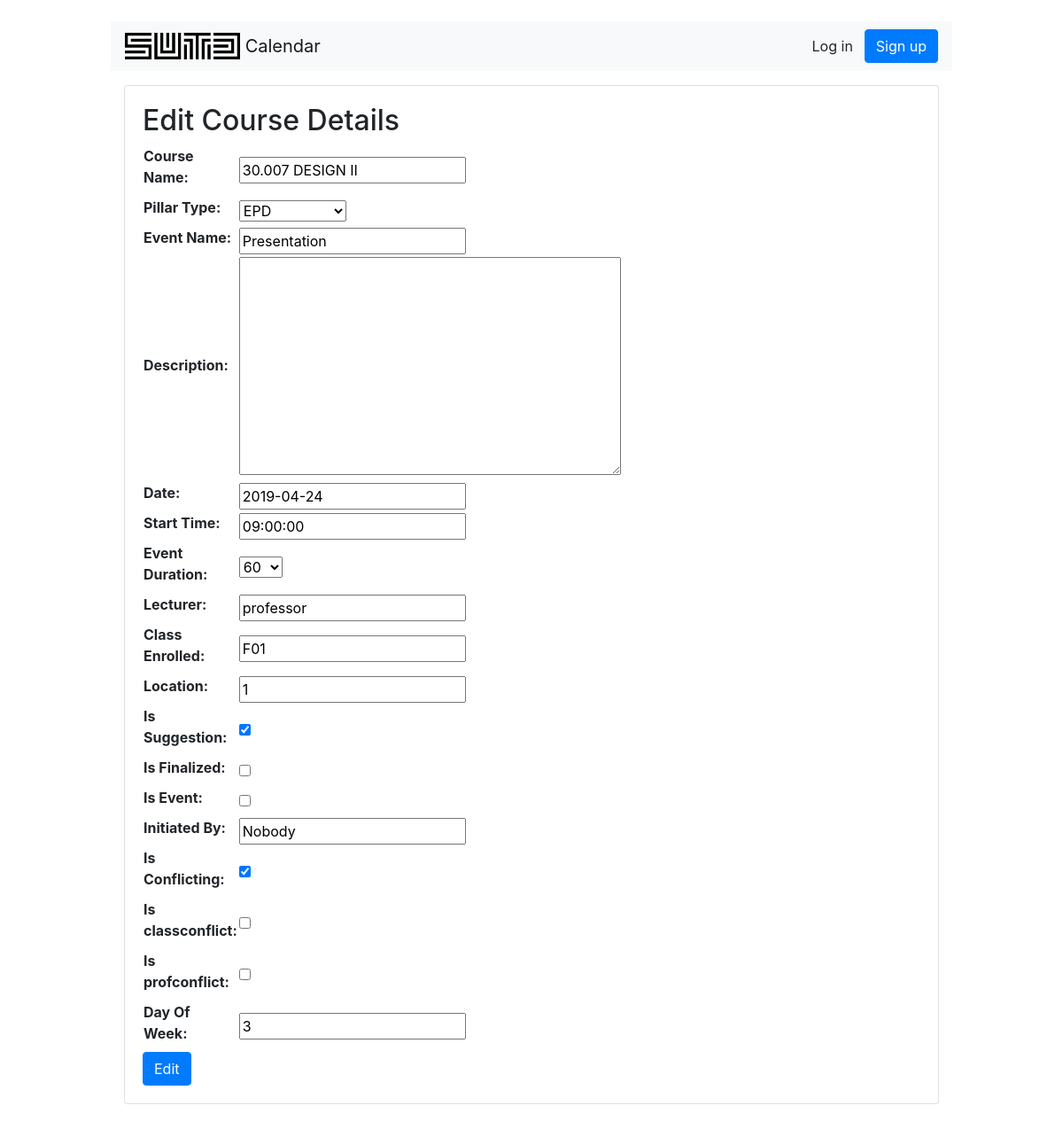
The page /schedule/modify/81 on the database its author committed.
### schedule/models.py (models this page shows, shortened)
class Schedule(models.Model):
    course_Name = models.CharField(max_length=120)
    pillar_Type = models.CharField(max_length=10, choices=PILLAR_CHOICES)
    event_Name = models.CharField(max_length=120, default="None")
    description = models.TextField(blank=True, null=True)
    date = models.DateField(("Date"), default=datetime.date.today)
    start_Time = models.TimeField()
    event_Duration = models.IntegerField(default=0, choices=DURATION_CHOICES)
    lecturer = models.CharField(max_length=50)
    class_Enrolled = models.CharField(max_length=4, default="")
    location = models.IntegerField()
    is_Suggestion = models.BooleanField(default=False)
    is_Finalized = models.BooleanField(default=False)
    is_Event = models.BooleanField(default=False)
    initiated_By = models.CharField(max_length=50, default="Nobody")
    is_Conflicting = models.BooleanField(default=False)
    is_classconflict = models.BooleanField(default=False)
    is_profconflict = models.BooleanField(default=False)
    day_Of_Week = models.IntegerField(
        default=1, validators=[MaxValueValidator(7), MinValueValidator(1)])

### schedule/views.py (the view, shortened to what this page needs)
# urls.py: path('modify/<int:pk>', views.ModifyScheduleEditView.as_view() , name= 'modify'),
class ModifyScheduleEditView(UpdateView):
    model = Schedule
    template_name = 'modifyschedule/modifyscheduleeditview.html'
    fields = '__all__'
    def get_queryset(self):
        return Schedule.objects.all()

### schedule/templates/modifyschedule/modifyscheduleeditview.html (shortened to what this page needs)
{% extends 'base.html' %}
{% load crispy_forms_tags %}
{% block content %}
	<div class="row">
    <div class="col-lg-6 col-md-6 col-sm-8 col-12">
      <h2>Edit Course Details</h2>
      <form method="post" novalidate>
        <table>{{form.as_table}}</table>
        <button type="submit" class="btn btn-primary">Edit</button>
      </form>
    </div>
  </div>
{% endblock %}

### rows shown on the page
Schedule: course_Name "30.007 DESIGN II", pillar_Type "EPD", event_Name "Presentation", date "2019-04-24", start_Time "09:00:00", event_Duration "60", lecturer "professor", class_Enrolled "F01", location "1", is_Suggestion "☑", initiated_By "Nobody", is_Conflicting "☑", day_Of_Week "3"
